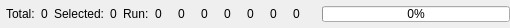
<ui version="4.0" >
 <class>StatusWidget</class>
 <widget class="QWidget" name="StatusWidget" >
  <property name="geometry" >
   <rect>
    <x>0</x>
    <y>0</y>
    <width>510</width>
    <height>28</height>
   </rect>
  </property>
  <property name="windowTitle" >
   <string>StatusWidget</string>
  </property>
  <layout class="QHBoxLayout" >
   <property name="spacing" >
    <number>6</number>
   </property>
   <property name="leftMargin" >
    <number>0</number>
   </property>
   <property name="topMargin" >
    <number>0</number>
   </property>
   <property name="rightMargin" >
    <number>0</number>
   </property>
   <property name="bottomMargin" >
    <number>0</number>
   </property>
   <item>
    <spacer>
     <property name="orientation" >
      <enum>Qt::Horizontal</enum>
     </property>
     <property name="sizeType" >
      <enum>QSizePolicy::Fixed</enum>
     </property>
     <property name="sizeHint" >
      <size>
       <width>6</width>
       <height>12</height>
      </size>
     </property>
    </spacer>
   </item>
   <item>
    <widget class="QLabel" name="labelNumTotalText" >
     <property name="text" >
      <string>Total:</string>
     </property>
    </widget>
   </item>
   <item>
    <widget class="QLabel" name="labelNumTotal" >
     <property name="text" >
      <string>0</string>
     </property>
    </widget>
   </item>
   <item>
    <widget class="QLabel" name="labelNumSelectedText" >
     <property name="text" >
      <string>Selected:</string>
     </property>
    </widget>
   </item>
   <item>
    <widget class="QLabel" name="labelNumSelected" >
     <property name="text" >
      <string>0</string>
     </property>
    </widget>
   </item>
   <item>
    <widget class="QLabel" name="labelNumRunText" >
     <property name="text" >
      <string>Run:</string>
     </property>
    </widget>
   </item>
   <item>
    <widget class="QLabel" name="labelNumRun" >
     <property name="text" >
      <string>0</string>
     </property>
    </widget>
   </item>
   <item>
    <layout class="QHBoxLayout" >
     <property name="spacing" >
      <number>3</number>
     </property>
     <property name="leftMargin" >
      <number>0</number>
     </property>
     <property name="topMargin" >
      <number>0</number>
     </property>
     <property name="rightMargin" >
      <number>0</number>
     </property>
     <property name="bottomMargin" >
      <number>0</number>
     </property>
     <item>
      <widget class="QLabel" name="labelNumSuccessPic" >
       <property name="toolTip" >
        <string>Success</string>
       </property>
       <property name="text" >
        <string/>
       </property>
       <property name="pixmap" >
        <pixmap/>
       </property>
      </widget>
     </item>
     <item>
      <widget class="QLabel" name="labelNumSuccess" >
       <property name="text" >
        <string>0</string>
       </property>
      </widget>
     </item>
    </layout>
   </item>
   <item>
    <layout class="QHBoxLayout" >
     <property name="spacing" >
      <number>3</number>
     </property>
     <property name="leftMargin" >
      <number>0</number>
     </property>
     <property name="topMargin" >
      <number>0</number>
     </property>
     <property name="rightMargin" >
      <number>0</number>
     </property>
     <property name="bottomMargin" >
      <number>0</number>
     </property>
     <item>
      <widget class="QLabel" name="labelNumExceptionsPic" >
       <property name="toolTip" >
        <string>Exceptions</string>
       </property>
       <property name="text" >
        <string/>
       </property>
       <property name="pixmap" >
        <pixmap/>
       </property>
      </widget>
     </item>
     <item>
      <widget class="QLabel" name="labelNumExceptions" >
       <property name="text" >
        <string>0</string>
       </property>
      </widget>
     </item>
    </layout>
   </item>
   <item>
    <layout class="QHBoxLayout" >
     <property name="spacing" >
      <number>3</number>
     </property>
     <property name="leftMargin" >
      <number>0</number>
     </property>
     <property name="topMargin" >
      <number>0</number>
     </property>
     <property name="rightMargin" >
      <number>0</number>
     </property>
     <property name="bottomMargin" >
      <number>0</number>
     </property>
     <item>
      <widget class="QLabel" name="labelNumFatalsPic" >
       <property name="toolTip" >
        <string>Fatals</string>
       </property>
       <property name="text" >
        <string/>
       </property>
       <property name="pixmap" >
        <pixmap/>
       </property>
      </widget>
     </item>
     <item>
      <widget class="QLabel" name="labelNumFatals" >
       <property name="text" >
        <string>0</string>
       </property>
      </widget>
     </item>
    </layout>
   </item>
   <item>
    <layout class="QHBoxLayout" >
     <property name="spacing" >
      <number>3</number>
     </property>
     <property name="leftMargin" >
      <number>0</number>
     </property>
     <property name="topMargin" >
      <number>0</number>
     </property>
     <property name="rightMargin" >
      <number>0</number>
     </property>
     <property name="bottomMargin" >
      <number>0</number>
     </property>
     <item>
      <widget class="QLabel" name="labelNumErrorsPic" >
       <property name="toolTip" >
        <string>Errors</string>
       </property>
       <property name="text" >
        <string/>
       </property>
       <property name="pixmap" >
        <pixmap/>
       </property>
      </widget>
     </item>
     <item>
      <widget class="QLabel" name="labelNumErrors" >
       <property name="text" >
        <string>0</string>
       </property>
      </widget>
     </item>
    </layout>
   </item>
   <item>
    <layout class="QHBoxLayout" >
     <property name="spacing" >
      <number>3</number>
     </property>
     <property name="leftMargin" >
      <number>0</number>
     </property>
     <property name="topMargin" >
      <number>0</number>
     </property>
     <property name="rightMargin" >
      <number>0</number>
     </property>
     <property name="bottomMargin" >
      <number>0</number>
     </property>
     <item>
      <widget class="QLabel" name="labelNumWarningsPic" >
       <property name="toolTip" >
        <string>Warnings</string>
       </property>
       <property name="text" >
        <string/>
       </property>
       <property name="pixmap" >
        <pixmap/>
       </property>
      </widget>
     </item>
     <item>
      <widget class="QLabel" name="labelNumWarnings" >
       <property name="text" >
        <string>0</string>
       </property>
      </widget>
     </item>
    </layout>
   </item>
   <item>
    <layout class="QHBoxLayout" >
     <property name="spacing" >
      <number>3</number>
     </property>
     <property name="leftMargin" >
      <number>0</number>
     </property>
     <property name="topMargin" >
      <number>0</number>
     </property>
     <property name="rightMargin" >
      <number>0</number>
     </property>
     <property name="bottomMargin" >
      <number>0</number>
     </property>
     <item>
      <widget class="QLabel" name="labelNumInfosPic" >
       <property name="toolTip" >
        <string>Infos</string>
       </property>
       <property name="text" >
        <string/>
       </property>
       <property name="pixmap" >
        <pixmap/>
       </property>
      </widget>
     </item>
     <item>
      <widget class="QLabel" name="labelNumInfos" >
       <property name="text" >
        <string>0</string>
       </property>
      </widget>
     </item>
    </layout>
   </item>
   <item>
    <spacer>
     <property name="orientation" >
      <enum>Qt::Horizontal</enum>
     </property>
     <property name="sizeHint" >
      <size>
       <width>16</width>
       <height>20</height>
      </size>
     </property>
    </spacer>
   </item>
   <item>
    <widget class="QProgressBar" name="progressRun" >
     <property name="sizePolicy" >
      <sizepolicy vsizetype="Fixed" hsizetype="Expanding" >
       <horstretch>1</horstretch>
       <verstretch>0</verstretch>
      </sizepolicy>
     </property>
     <property name="maximumSize" >
      <size>
       <width>16777215</width>
       <height>16</height>
      </size>
     </property>
     <property name="value" >
      <number>0</number>
     </property>
     <property name="orientation" >
      <enum>Qt::Horizontal</enum>
     </property>
    </widget>
   </item>
  </layout>
 </widget>
 <layoutdefault spacing="6" margin="11" />
 <resources>
  <include location="resources/qxrunner.qrc" />
 </resources>
 <connections/>
</ui>
